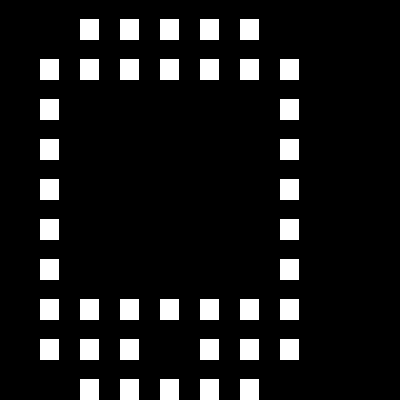

Rendered tile map (Tiled .tmx) drawn with the repository's tilesets; below, a short description and the map source with its tile grids summarised:
An orthogonal 10x10 tile map with 40x40 px tiles, 1 tile layer (Layer 1).

<map version="1.0" orientation="orthogonal" width="10" height="10" tilewidth="40" tileheight="40">
 <tileset firstgid="1" name="texture" tilewidth="40" tileheight="40" spacing="4" margin="4">
  <image source="texture.png" />
 </tileset>
 <layer name="Layer 1" width="10" height="10">
  <data>[100 cells, 40 non-empty, 1 distinct tile ids]</data>
 </layer>
</map>
